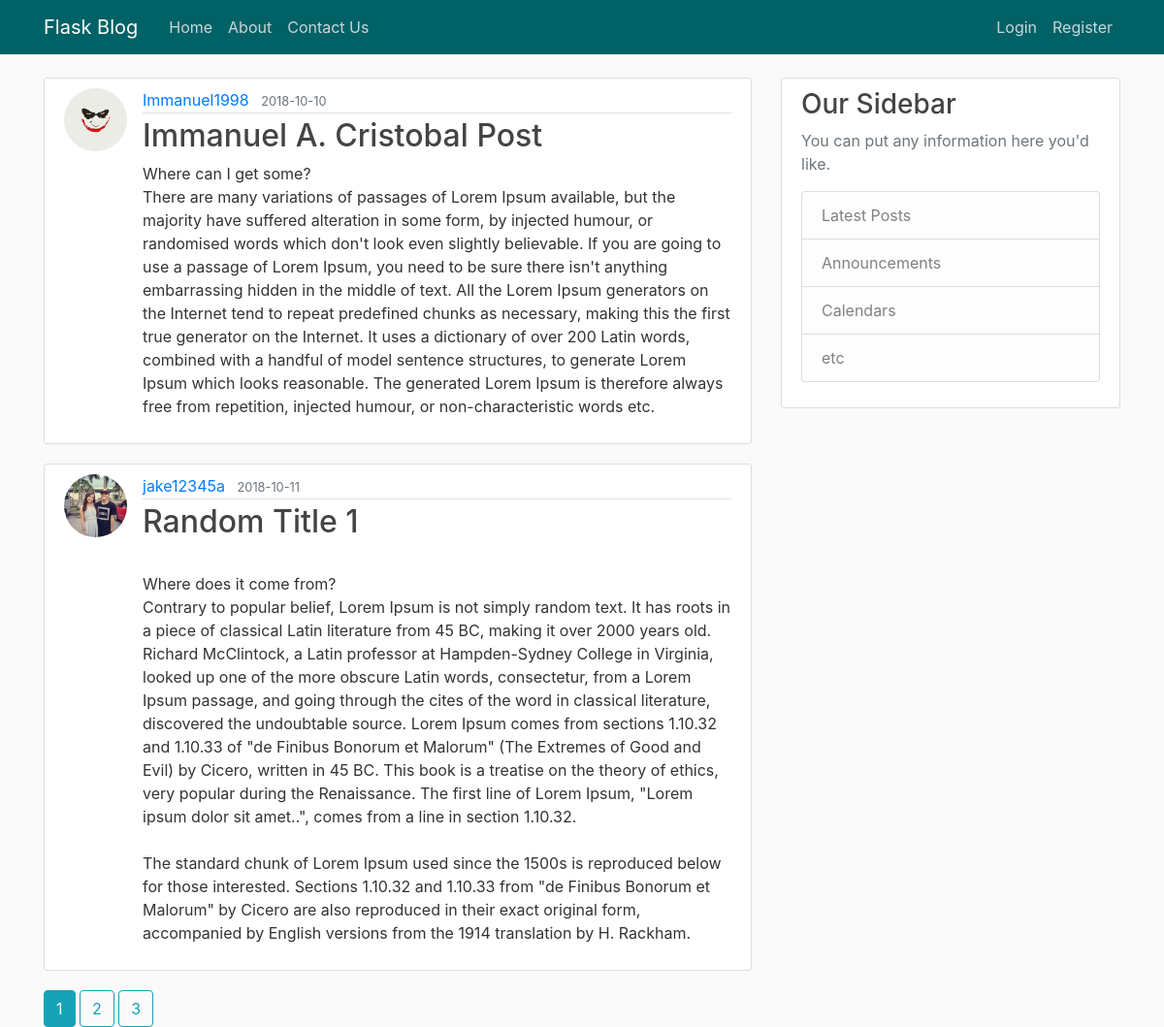
The page /home on the database its author committed.
### flaskblog/models.py (models this page shows, shortened)
class Post(db.Model):
	id = db.Column(db.Integer, primary_key=True)
	title = db.Column(db.String(100), nullable=False)
	date_posted = db.Column(db.DateTime, nullable=False, default=datetime.utcnow)
	content = db.Column(db.Text, nullable=False)
	user_id = db.Column(db.Integer, db.ForeignKey('user.id'), nullable=False)

class User(db.Model, UserMixin):
	id = db.Column(db.Integer, primary_key=True)
	username = db.Column(db.String(20), unique=True, nullable=False)
	email = db.Column(db.String(120), unique=True, nullable=False)
	image_file = db.Column(db.String(20), nullable=False, default='default.jpg')
	password = db.Column(db.String(60), nullable=False)
	posts = db.relationship('Post', backref='author', lazy=True)

### flaskblog/routes.py (the view)
@app.route("/")
@app.route("/home")
def home():
    page = request.args.get('page', 1, type=int)
    posts = Post.query.order_by(Post.date_posted.asc()).paginate(page=page, per_page=2)
    return render_template('home.html', posts=posts)

### flaskblog/templates/home.html
{% extends "layout.html" %}
{% block content %}
	 {% for post in posts.items %}
	 	<article class="media content-section">
	 		<img src="{{ url_for('static', filename='profile_pics/' + post.author.image_file) }}" alt="" class="rounded-circle article-img">
		  <div class="media-body">
		    <div class="article-metadata">
		      <a class="mr-2" href="#">{{ post.author.username }}</a>
		      <small class="text-muted">{{ post.date_posted.strftime('%Y-%m-%d') }}</small>
		    </div>
		    <h2><a class="article-title" href="{{ url_for('post', post_id=post.id)}}">{{ post.title }}</a></h2>
		    <p class="article-content">{{ post.content }}</p>
		  </div>
		</article>
	 {% endfor %}
	 {% for page_num in posts.iter_pages(left_edge=1, right_edge=1, left_current=1, right_current=2) %}
		{% if page_num %}
			{% if posts.page == page_num %}
			<a href="{{ url_for('home', page=page_num) }}" class="btn btn-info mb4">{{ page_num }}</a>
			{% else %}
			<a href="{{ url_for('home', page=page_num) }}" class="btn btn-outline-info mb4">{{ page_num }}</a>
			{% endif %}
		{% else %}
			...
		{% endif %}
	 {% endfor %}
{% endblock content %}

### flaskblog/templates/layout.html (shortened to what this page needs)
<!DOCTYPE html>
<html>
<head>
	<link rel="stylesheet" type="text/css" href="{{ url_for('static', filename='css/bootstrap.min.css')}}">
	<link rel="stylesheet" type="text/css" href="{{ url_for('static', filename='main.css')}}">
</head>
<body>
		<header class="site-header">
		  <nav class="navbar navbar-expand-md navbar-dark bg-main fixed-top">
		    <div class="container">
		      <a class="navbar-brand mr-4" href="/">Flask Blog</a>
		      <div class="collapse navbar-collapse" id="navbarToggle">
		        <div class="navbar-nav mr-auto">
		          <a class="nav-item nav-link" href="/home">Home</a>
		          <a class="nav-item nav-link" href="/about">About</a>
		          <a class="nav-item nav-link" href="/contact_us">Contact Us</a>
		        </div>
		        <div class="navbar-nav">
				{% if current_user.is_authenticated %}
					  <a class="nav-item nav-link" href="/create_post">New Post</a>
					  <a class="nav-item nav-link" href="/account">Hello, {{ current_user.username.capitalize() }}</a>
					  <a class="nav-item nav-link" href="/logout">Logout</a>
		          {% else %}
			          <a class="nav-item nav-link" href="/login">Login</a>
			          <a class="nav-item nav-link" href="/register">Register</a>
		          {% endif %}
		        </div>
		      </div>
		    </div>
		  </nav>
		</header>
		<main role="main" class="container">
		  <div class="row">
		    <div class="col-md-8">
		      {% block content %}{% endblock %}
		    </div>
		    <div class="col-md-4">
		      <div class="content-section">
		        <h3>Our Sidebar</h3>
		        <p class='text-muted'>You can put any information here you'd like.
		          <ul class="list-group">
		            <li class="list-group-item list-group-item-light">Latest Posts</li>
		            <li class="list-group-item list-group-item-light">Announcements</li>
		            <li class="list-group-item list-group-item-light">Calendars</li>
		            <li class="list-group-item list-group-item-light">etc</li>
		          </ul>
		        </p>
		      </div>
		    </div>
		  </div>
		</main>
</body>
</html>

### flaskblog/static/main.css (style rules this page uses)
body { background: #fafafa; color: #333333; margin-top: 5rem; }
h1, h2, h3, h4, h5, h6 { color: #444444; }
.bg-main { background-color: #006266; }
.site-header .navbar-nav .nav-link { color: #cbd5db; }
.content-section { background: #ffffff; padding: 10px 20px; border: 1px solid #dddddd; border-radius: 3px; margin-bottom: 20px; }
.article-title { color: #444444; }
.article-content { white-space: pre-line; }
.article-img { height: 65px; width: 65px; margin-right: 16px; }
.article-metadata { padding-bottom: 1px; margin-bottom: 4px; border-bottom: 1px solid #e3e3e3 }

### rows shown on the page
Post: image_file (picture), author.username "Immanuel1998", date_posted "2018-10-10", title "Immanuel A. Cristobal Post", content "Where can I get some? There are many variations of passages of Lorem Ipsum available, but the majority have suffered alteration in some form, by injected humour, or randomised words which don't look even slightly believable. If you are going to use a passage of Lorem Ipsum, you need to be sure there isn't anything embarrassing hidden in the middle of text. All the Lorem Ipsum generators on the Internet tend to repeat predefined chunks as necessary, making this the first true generator on the Internet. It uses a dictionary of over 200 Latin words, combined with a handful of model sentence structures, to generate Lorem Ipsum which looks reasonable. The generated Lorem Ipsum is therefore…"
Post: image_file (picture), author.username "jake12345a", date_posted "2018-10-11", title "Random Title 1", content "Where does it come from? Contrary to popular belief, Lorem Ipsum is not simply random text. It has roots in a piece of classical Latin literature from 45 BC, making it over 2000 years old. Richard McClintock, a Latin professor at Hampden-Sydney College in Virginia, looked up one of the more obscure Latin words, consectetur, from a Lorem Ipsum passage, and going through the cites of the word in classical literature, discovered the undoubtable source. Lorem Ipsum comes from sections 1.10.32 and 1.10.33 of \"de Finibus Bonorum et Malorum\" (The Extremes of Good and Evil) by Cicero, written in 45 BC. This book is a treatise on the theory of ethics, very popular during the Renaissance. The first…"

### other values the page prints
{{ page_num }} "1"
{{ page_num }} "2" "3"
